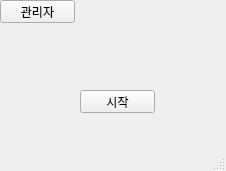
<?xml version="1.0" encoding="UTF-8"?>
<ui version="4.0">
 <class>MainWindow</class>
 <widget class="QMainWindow" name="MainWindow">
  <property name="geometry">
   <rect>
    <x>0</x>
    <y>0</y>
    <width>226</width>
    <height>171</height>
   </rect>
  </property>
  <property name="windowTitle">
   <string>MainWindow</string>
  </property>
  <widget class="QWidget" name="centralwidget">
   <widget class="QPushButton" name="manager_btn">
    <property name="geometry">
     <rect>
      <x>0</x>
      <y>0</y>
      <width>75</width>
      <height>23</height>
     </rect>
    </property>
    <property name="text">
     <string>관리자</string>
    </property>
   </widget>
   <widget class="QPushButton" name="start_btn">
    <property name="geometry">
     <rect>
      <x>80</x>
      <y>90</y>
      <width>75</width>
      <height>23</height>
     </rect>
    </property>
    <property name="text">
     <string>시작</string>
    </property>
   </widget>
  </widget>
  <widget class="QMenuBar" name="menubar">
   <property name="geometry">
    <rect>
     <x>0</x>
     <y>0</y>
     <width>226</width>
     <height>21</height>
    </rect>
   </property>
  </widget>
  <widget class="QStatusBar" name="statusbar"/>
 </widget>
 <resources/>
 <connections/>
</ui>
